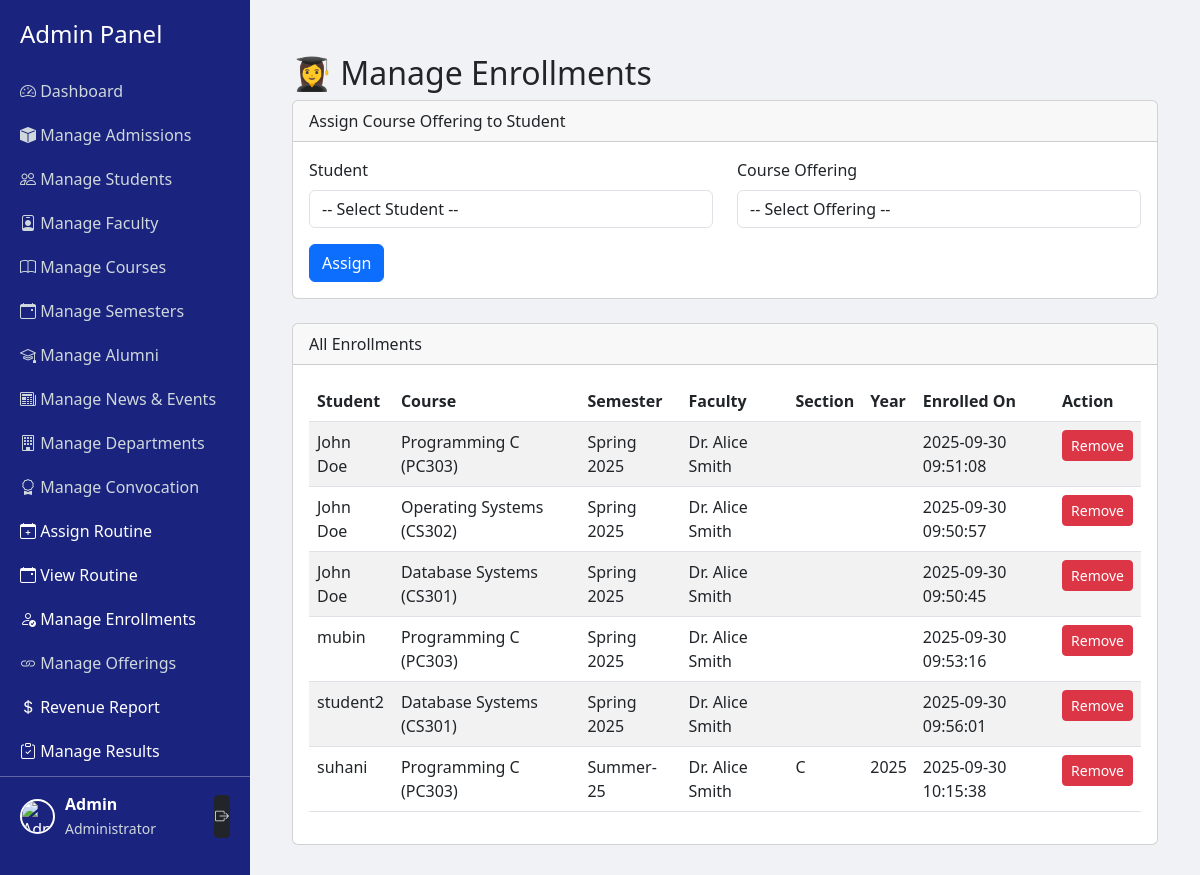
/admin/manage_enrollments.php (signed in), run on the app's committed database.
### tables this page shows
CREATE TABLE `enrollments` (
  `enrollment_id` int(11) NOT NULL,
  `student_id` int(11) NOT NULL,
  `course_id` int(11) NOT NULL,
  `offering_id` int(11) DEFAULT NULL,
  `faculty_id` int(11) DEFAULT NULL,
  `semester` varchar(50) DEFAULT NULL,
  `enrolled_on` timestamp NOT NULL DEFAULT current_timestamp()
);

CREATE TABLE `students` (
  `student_id` int(11) NOT NULL,
  `user_id` int(11) NOT NULL,
  `full_name` varchar(150) NOT NULL,
  `dob` date DEFAULT NULL,
  `gender` enum('male','female','other') DEFAULT NULL,
  `department` varchar(100) DEFAULT NULL,
  `contact` varchar(50) DEFAULT NULL,
  `address` text DEFAULT NULL,
  `admission_date` date DEFAULT NULL,
  `semester_id` int(11) DEFAULT NULL,
  `email` varchar(150) DEFAULT NULL,
  `phone` varchar(30) DEFAULT NULL
);

CREATE TABLE `courses` (
  `course_id` int(11) NOT NULL,
  `course_name` varchar(150) NOT NULL,
  `course_code` varchar(50) NOT NULL,
  `department` varchar(100) DEFAULT NULL,
  `faculty_id` int(11) DEFAULT NULL,
  `semester` varchar(50) DEFAULT NULL,
  `created_at` timestamp NOT NULL DEFAULT current_timestamp()
);

CREATE TABLE `faculty` (
  `faculty_id` int(11) NOT NULL,
  `user_id` int(11) NOT NULL,
  `full_name` varchar(150) NOT NULL,
  `designation` varchar(100) DEFAULT NULL,
  `department` varchar(100) DEFAULT NULL,
  `contact` varchar(50) DEFAULT NULL,
  `address` text DEFAULT NULL,
  `hire_date` date DEFAULT NULL
);

CREATE TABLE `course_offerings` (
  `id` int(11) NOT NULL,
  `course_id` int(11) NOT NULL,
  `faculty_id` int(11) NOT NULL,
  `semester_id` int(11) NOT NULL,
  `section` varchar(10) NOT NULL,
  `year` year(4) NOT NULL,
  `created_at` timestamp NOT NULL DEFAULT current_timestamp()
);

### admin/manage_enrollments.php (the view, shortened to what this page needs)
<?php
require_once __DIR__ . "/../app/config/db.php";
$enrollments = $DB_con->query("
    SELECT e.enrollment_id, s.full_name AS student, c.course_name, c.course_code,
           e.semester, f.full_name AS faculty_name, co.section, co.year, e.enrolled_on
    FROM enrollments e
    JOIN students s ON e.student_id = s.student_id
    JOIN courses c  ON e.course_id  = c.course_id
    LEFT JOIN course_offerings co ON e.offering_id = co.id
    LEFT JOIN faculty f ON e.faculty_id = f.faculty_id
    ORDER BY s.full_name
")->fetchAll(PDO::FETCH_ASSOC);
include 'admin_header.php';
?>
<div class="container-fluid mt-4">
    <h2>👩‍🎓 Manage Enrollments</h2>
    <div class="card mb-4">
        <div class="card-header">Assign Course Offering to Student</div>
        <div class="card-body">
            <form method="post">
                <div class="row">
                    <div class="col-md-6 mb-3">
                        <label class="form-label">Student</label>
                        <select name="student_id" class="form-control" required>
                            <option value="">-- Select Student --</option>
                        </select>
                    </div>
                    <div class="col-md-6 mb-3">
                        <label class="form-label">Course Offering</label>
                        <select name="offering_id" class="form-control" required>
                            <option value="">-- Select Offering --</option>
                        </select>
                    </div>
                </div>
                <button type="submit" class="btn btn-primary">Assign</button>
            </form>
        </div>
    </div>
    <div class="card">
        <div class="card-header">All Enrollments</div>
        <div class="card-body">
            <table class="table table-striped">
                <thead>
                    <tr>
                        <th>Student</th>
                        <th>Course</th>
                        <th>Semester</th>
                        <th>Faculty</th>
                        <th>Section</th>
                        <th>Year</th>
                        <th>Enrolled On</th>
                        <th>Action</th>
                    </tr>
                </thead>
                <tbody>
                    <?php foreach ($enrollments as $e): ?>
                        <tr>
                            <td><?= htmlspecialchars($e['student']); ?></td>
                            <td><?= htmlspecialchars($e['course_name']); ?> (<?= $e['course_code']; ?>)</td>
                            <td><?= htmlspecialchars($e['semester']); ?></td>
                            <td><?= htmlspecialchars($e['faculty_name']); ?></td>
                            <td><?= htmlspecialchars($e['section']); ?></td>
                            <td><?= htmlspecialchars($e['year']); ?></td>
                            <td><?= htmlspecialchars($e['enrolled_on']); ?></td>
                            <td>
                                <a href="?delete=<?= $e['enrollment_id']; ?>" onclick="return confirm('Remove this enrollment?')" class="btn btn-sm btn-danger">Remove</a>
                            </td>
                        </tr>
                    <?php endforeach; ?>
                </tbody>
            </table>
        </div>
    </div>
</div>
<?php include 'admin_footer.php'; ?>

### admin/admin_header.php (style rules this page uses)
body { display: flex; min-height: 100vh; margin: 0; }

### data on the page
enrollments: student.full_name "John Doe", course.course_name "Programming C", course.course_code "PC303", semester "Spring 2025", faculty.full_name "Dr. Alice Smith", enrolled_on "2025-09-30 09:51:08"
enrollments: student.full_name "John Doe", course.course_name "Operating Systems", course.course_code "CS302", semester "Spring 2025", faculty.full_name "Dr. Alice Smith", enrolled_on "2025-09-30 09:50:57"
enrollments: student.full_name "John Doe", course.course_name "Database Systems", course.course_code "CS301", semester "Spring 2025", faculty.full_name "Dr. Alice Smith", enrolled_on "2025-09-30 09:50:45"
enrollments: student.full_name "mubin", course.course_name "Programming C", course.course_code "PC303", semester "Spring 2025", faculty.full_name "Dr. Alice Smith", enrolled_on "2025-09-30 09:53:16"
enrollments: student.full_name "student2", course.course_name "Database Systems", course.course_code "CS301", semester "Spring 2025", faculty.full_name "Dr. Alice Smith", enrolled_on "2025-09-30 09:56:01"
enrollments: student.full_name "suhani", course.course_name "Programming C", course.course_code "PC303", semester "Summer-25", faculty.full_name "Dr. Alice Smith", course_offerings.section "C", course_offerings.year "2025", enrolled_on "2025-09-30 10:15:38"

### other printed values
$_SESSION['admin_name'] "Admin"
